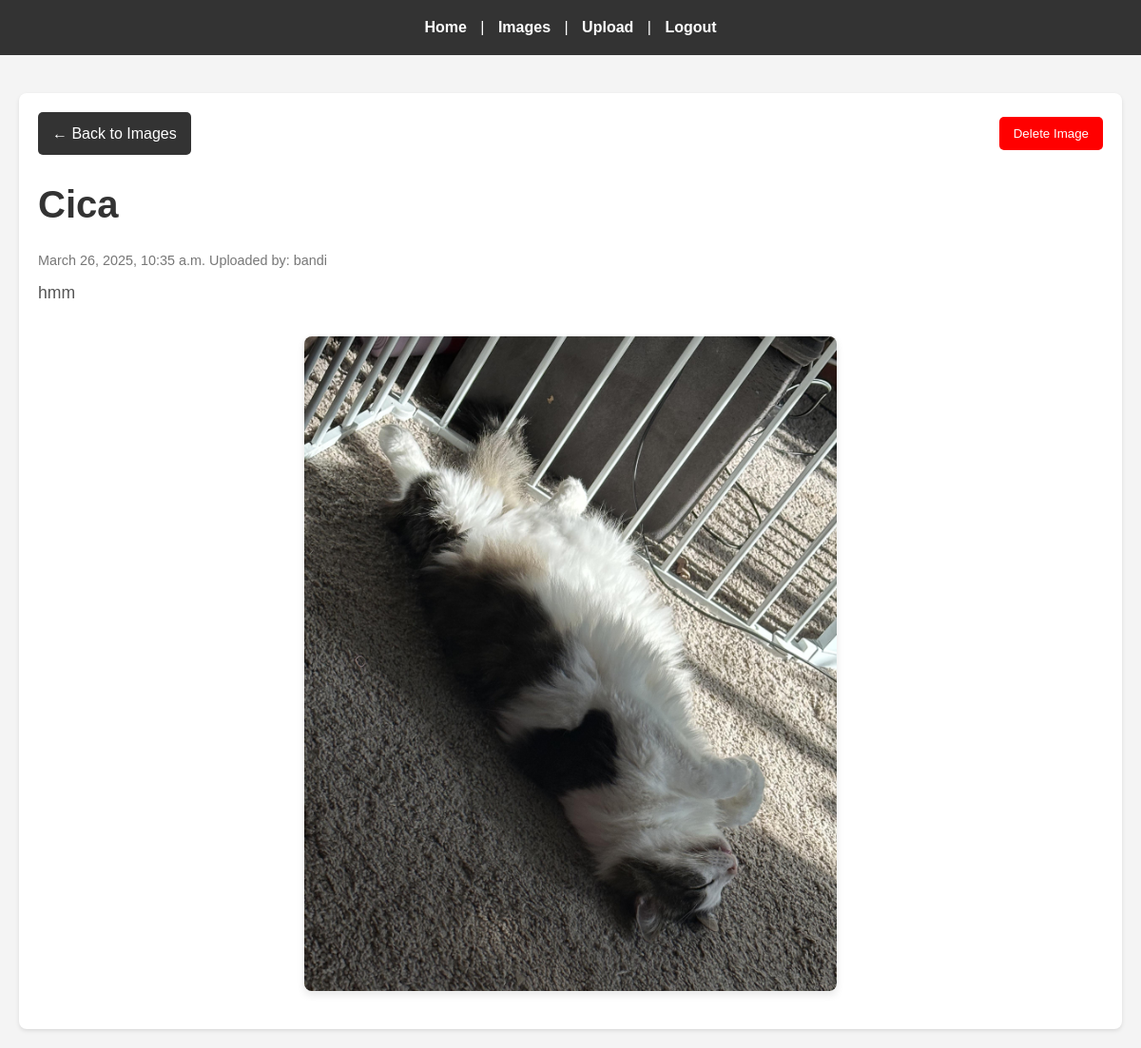
The page /images/cica (signed in) on the database its author committed.
### images/models.py (models this page shows, shortened)
class Image(models.Model):
    title = models.CharField(max_length=48)
    body = models.TextField()
    slug = models.SlugField(max_length=48, unique=True)
    date = models.DateTimeField(auto_now_add=True)
    banner = models.ImageField(default='fallback.png', blank=True)
    author = models.ForeignKey('auth.User', on_delete=models.CASCADE, default=1)

### images/views.py (the view)
# urls.py: path('<slug:slug>', views.image_page, name="page"),
@login_required
def image_page(request, slug):
    image = Image.objects.get(slug=slug)
    return render(request,  'images/image_page.html', {'image': image})

### images/templates/images/image_page.html (shortened to what this page needs)
{% extends 'layout.html' %}
{% load static %}
{% block content %}
    <section class="image-page">
        <div class="button-row">
            <a href="{% url 'images:list' %}" class="back-button">
                &larr; Back to Images
            </a>
            <div class="delete-container">
                <form method="post" action="{% url 'images:delete' slug=image.slug %}" onsubmit="return confirm('Are you sure you want to delete this image?');">
                    <button type="submit" class="delete-button">
                        Delete Image
                    </button>
                </form>
            </div>
        </div>
        <h1 class="image-title">{{ image.title }}</h1>
        <p class="image-card-date">{{ image.date }}
                                Uploaded by: {{ image.author }}</p>
        <p class="image-body">{{ image.body }}</p>
        <img
            class="banner"
            src="{{ image.banner.url }}"
            alt="{{ image.title }}"
        />
    </section>
{% endblock %}

### static/css/style.css (style rules this page uses)
* { margin: 0; padding: 0; box-sizing: border-box; }
body { font-family: 'Arial', sans-serif; line-height: 1.6; background-color: #f4f4f4; color: #333; }
section { background-color: #fff; padding: 20px; border-radius: 8px; box-shadow: 0 2px 4px rgba(0, 0, 0, 0.1); }
h1 { font-size: 2.5rem; margin-bottom: 1rem; color: #333; }
p { font-size: 1.1rem; margin-bottom: 1rem; color: #555; }
.banner { max-width: 50%; height: auto; display: block; margin: 20px auto; border-radius: 8px; box-shadow: 0 4px 8px rgba(0, 0, 0, 0.1); }
.image-card-date { font-size: 0.9rem; color: #777; margin-bottom: 0.5rem; }
.image-page { padding: 20px; }
.image-title { font-size: 2.5rem; margin-bottom: 1rem; color: #333; }
.image-body { font-size: 1.1rem; color: #555; line-height: 1.6; margin-bottom: 2rem; }
.image-page .banner { width: 100%; height: auto; border-radius: 8px; box-shadow: 0 4px 8px rgba(0, 0, 0, 0.1); }
.button-row { display: flex; justify-content: space-between; align-items: center; margin-bottom: 20px; }
.back-button { display: inline-block; background-color: #333; color: #fff; padding: 10px 15px; border-radius: 5px; text-decoration: none; transition: background-color 0.3s ease; }
.delete-container { text-align: right; }
.delete-button { background-color: red; color: white; padding: 10px 15px; border: none; border-radius: 5px; cursor: pointer; transition: background-color 0.3s ease; }

### rows shown on the page
Image: title "Cica", date "March 26, 2025, 10:35 a.m.", author "bandi", body "hmm", banner (picture)
